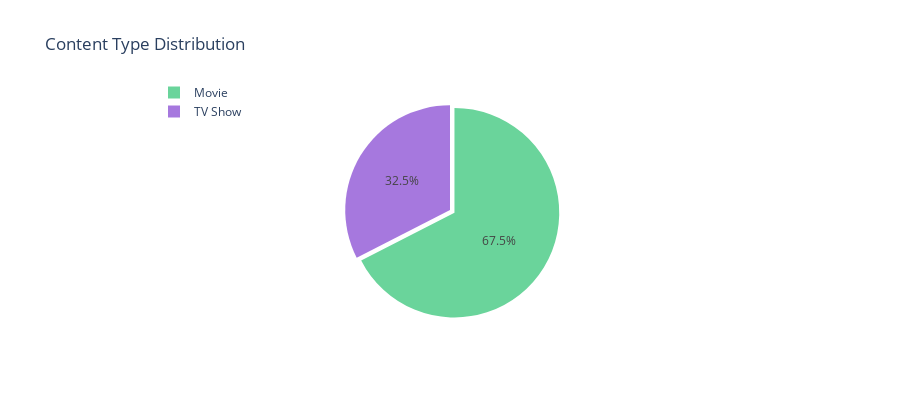
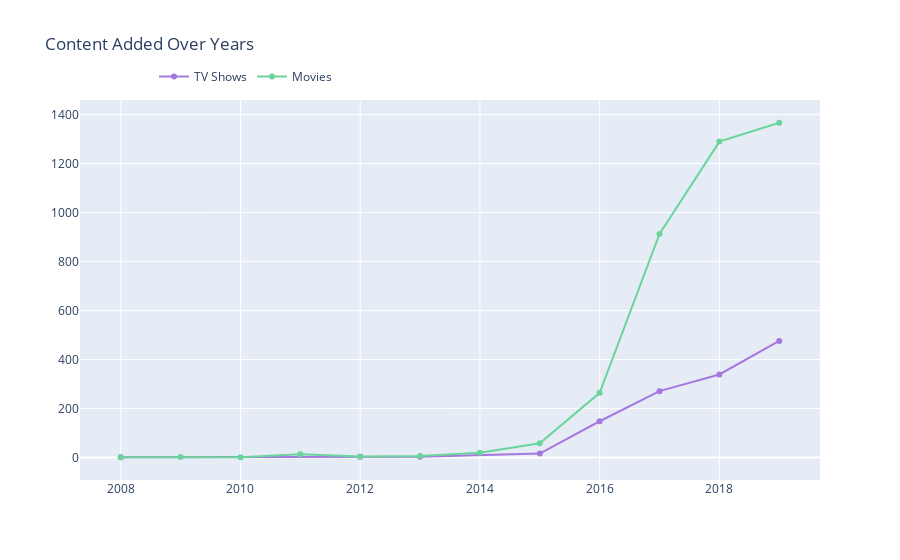
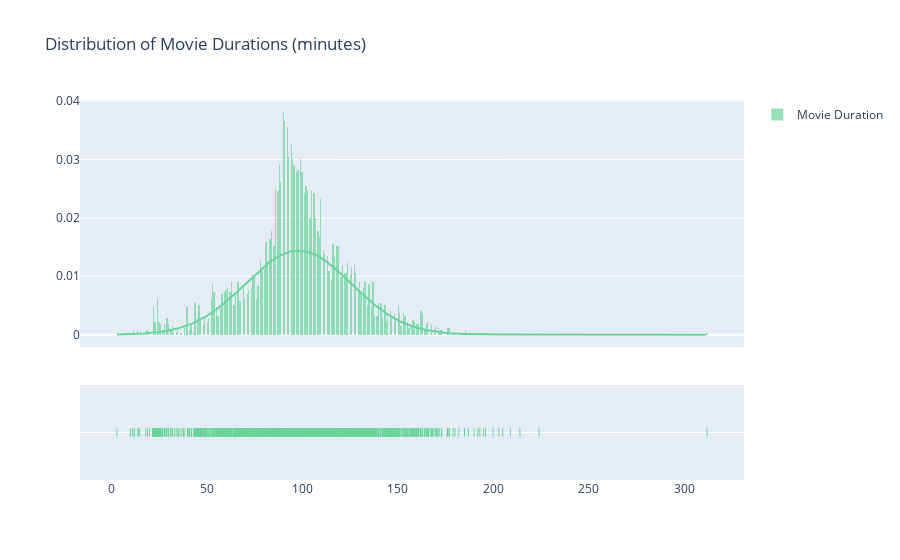

The code cell stored with these charts, in order, in its notebook:
### Markdown cell above
## 14. Run Full Analysis

Finally, execute all the visualizations and analysis.

### Code cell
# Execute the analysis
if __name__ == "__main__":
    # Basic content distribution
    plot_content_distribution(streaming_data)
    
    # Content addition trends
    plot_content_addition_trend(tv_shows, movies)
    
    # Geographic distribution
    country_distribution = create_geographic_visualization(streaming_data)
    
    # Duration analysis
    analyze_movie_durations(movies)
    analyze_tv_seasons(tv_shows)
    
    # Rating analysis
    analyze_content_ratings(tv_shows, movies)
    
    # Genre analysis
    analyze_movie_genres(movies)
    
    # Cast analysis
    plot_movie_cast_analysis()
    
    # Director analysis
    analyze_directors(streaming_data, "India")
    analyze_directors(streaming_data, "United States")
    
    # Stand-up comedy analysis
    us_standup = analyze_standup_comedy(streaming_data, "United States")
    india_standup = analyze_standup_comedy(streaming_data, "India")
    
    print("\nTop 10 Stand-up Comedy Shows from United States:")
    print(us_standup)
    print("\nTop 10 Stand-up Comedy Shows from India:")
    print(india_standup)

### Figure 1 — Plotly figure (JSON) as saved in the notebook; plotly's stock layout.template omitted (floating-point values rounded to 4 significant figures)
{"data": [{"labels": ["Movie", "TV Show"], "marker": {"colors": ["#6ad49b", "#a678de"]}, "pull": [0.05, 0], "type": "pie", "values": [3939, 1898]}], "layout": {"height": 400, "legend": {"x": 0.1, "y": 1.1}, "title": {"text": "Content Type Distribution"}}}

### Figure 2 — Plotly figure (JSON) as saved in the notebook; plotly's stock layout.template omitted (floating-point values rounded to 4 significant figures)
{"data": [{"marker": {"color": "#a678de"}, "name": "TV Shows", "type": "scatter", "x": [2008, 2012, 2013, 2015, 2016, 2017, 2018, 2019], "y": [1, 3, 3, 16, 148, 271, 339, 476]}, {"marker": {"color": "#6ad49b"}, "name": "Movies", "type": "scatter", "x": [2008, 2009, 2010, 2011, 2012, 2013, 2014, 2015, 2016, 2017, 2018, 2019], "y": [1, 2, 1, 13, 4, 6, 19, 58, 264, 913, 1290, 1367]}], "layout": {"legend": {"orientation": "h", "x": 0.1, "y": 1.1}, "title": {"text": "Content Added Over Years"}}}

### Figure 3 — Plotly figure (JSON) as saved in the notebook; plotly's stock layout.template omitted (floating-point values rounded to 4 significant figures; data arrays with more than 128 entries replaced by an {"elided": "..."} marker saying what was removed)
{"data": [{"autobinx": false, "histnorm": "probability density", "legendgroup": "Movie Duration", "marker": {"color": "#6ad49b"}, "name": "Movie Duration", "opacity": 0.7, "type": "histogram", "x": {"elided": "3939 int values"}, "xaxis": "x", "xbins": {"end": 312, "size": 0.7, "start": 3}, "yaxis": "y"}, {"legendgroup": "Movie Duration", "marker": {"color": "#6ad49b"}, "mode": "lines", "name": "Movie Duration", "showlegend": false, "type": "scatter", "x": {"elided": "500 float values"}, "xaxis": "x", "y": {"elided": "500 float values"}, "yaxis": "y"}, {"legendgroup": "Movie Duration", "marker": {"color": "#6ad49b", "symbol": "line-ns-open"}, "mode": "markers", "name": "Movie Duration", "showlegend": false, "type": "scatter", "x": {"elided": "3939 int values"}, "xaxis": "x", "y": {"elided": "3939 str values"}, "yaxis": "y2"}], "layout": {"barmode": "overlay", "hovermode": "closest", "legend": {"traceorder": "reversed"}, "title": {"text": "Distribution of Movie Durations (minutes)"}, "xaxis": {"anchor": "y2", "domain": [0, 1], "zeroline": false}, "yaxis": {"anchor": "free", "domain": [0.35, 1], "position": 0}, "yaxis2": {"anchor": "x", "domain": [0, 0.25], "dtick": 1, "showticklabels": false}}}
